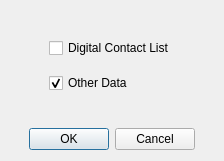
<?xml version="1.0" encoding="UTF-8"?>
<ui version="4.0">
 <class>ReadWriteOptionsDialog</class>
 <widget class="QDialog" name="ReadWriteOptionsDialog">
  <property name="geometry">
   <rect>
    <x>0</x>
    <y>0</y>
    <width>224</width>
    <height>161</height>
   </rect>
  </property>
  <property name="windowTitle">
   <string>Read or Write Options</string>
  </property>
  <layout class="QVBoxLayout" name="verticalLayout">
   <item>
    <widget class="QWidget" name="widget" native="true">
     <layout class="QHBoxLayout" name="horizontalLayout">
      <item>
       <spacer name="horizontalSpacer">
        <property name="orientation">
         <enum>Qt::Orientation::Horizontal</enum>
        </property>
        <property name="sizeHint" stdset="0">
         <size>
          <width>40</width>
          <height>20</height>
         </size>
        </property>
       </spacer>
      </item>
      <item>
       <widget class="QWidget" name="widget_2" native="true">
        <layout class="QVBoxLayout" name="verticalLayout_2">
         <item>
          <widget class="QCheckBox" name="digitalContactListChbx">
           <property name="text">
            <string>Digital Contact List</string>
           </property>
          </widget>
         </item>
         <item>
          <widget class="QCheckBox" name="otherDataChbx">
           <property name="text">
            <string>Other Data</string>
           </property>
           <property name="checked">
            <bool>true</bool>
           </property>
          </widget>
         </item>
        </layout>
       </widget>
      </item>
      <item>
       <spacer name="horizontalSpacer_2">
        <property name="orientation">
         <enum>Qt::Orientation::Horizontal</enum>
        </property>
        <property name="sizeHint" stdset="0">
         <size>
          <width>40</width>
          <height>20</height>
         </size>
        </property>
       </spacer>
      </item>
     </layout>
    </widget>
   </item>
   <item>
    <widget class="QDialogButtonBox" name="buttonBox">
     <property name="orientation">
      <enum>Qt::Orientation::Horizontal</enum>
     </property>
     <property name="standardButtons">
      <set>QDialogButtonBox::StandardButton::Cancel|QDialogButtonBox::StandardButton::Ok</set>
     </property>
     <property name="centerButtons">
      <bool>true</bool>
     </property>
    </widget>
   </item>
  </layout>
 </widget>
 <resources/>
 <connections>
  <connection>
   <sender>buttonBox</sender>
   <signal>accepted()</signal>
   <receiver>ReadWriteOptionsDialog</receiver>
   <slot>accept()</slot>
   <hints>
    <hint type="sourcelabel">
     <x>248</x>
     <y>254</y>
    </hint>
    <hint type="destinationlabel">
     <x>157</x>
     <y>274</y>
    </hint>
   </hints>
  </connection>
  <connection>
   <sender>buttonBox</sender>
   <signal>rejected()</signal>
   <receiver>ReadWriteOptionsDialog</receiver>
   <slot>reject()</slot>
   <hints>
    <hint type="sourcelabel">
     <x>316</x>
     <y>260</y>
    </hint>
    <hint type="destinationlabel">
     <x>286</x>
     <y>274</y>
    </hint>
   </hints>
  </connection>
 </connections>
</ui>
